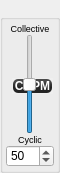
            <widget class="QGroupBox" name="ccpmPitchMixingBox">
             <property name="enabled">
              <bool>true</bool>
             </property>
             <property name="sizePolicy">
              <sizepolicy hsizetype="Fixed" vsizetype="Expanding">
               <horstretch>0</horstretch>
               <verstretch>0</verstretch>
              </sizepolicy>
             </property>
             <property name="minimumSize">
              <size>
               <width>60</width>
               <height>100</height>
              </size>
             </property>
             <property name="maximumSize">
              <size>
               <width>50</width>
               <height>600</height>
              </size>
             </property>
             <property name="font">
              <font>
               <pointsize>9</pointsize>
               <weight>75</weight>
               <bold>true</bold>
              </font>
             </property>
             <property name="styleSheet">
              <string notr="true">QGroupBox::title {
   background-color: qlineargradient(spread:reflect, x1:0.507, y1:0, x2:0.507, y2:0.772, stop:0.208955 rgba(74, 74, 74, 255), stop:0.78607 rgba(36, 36, 36, 255));
color: rgb(255, 255, 255);
border-radius: 5;
margin:1px;
 }</string>
             </property>
             <property name="title">
              <string>CCPM</string>
             </property>
             <property name="alignment">
              <set>Qt::AlignCenter</set>
             </property>
             <layout class="QVBoxLayout" name="verticalLayout_4">
              <property name="spacing">
               <number>0</number>
              </property>
              <property name="margin">
               <number>3</number>
              </property>
              <item>
               <widget class="QLabel" name="label_15">
                <property name="enabled">
                 <bool>true</bool>
                </property>
                <property name="font">
                 <font>
                  <pointsize>7</pointsize>
                 </font>
                </property>
                <property name="text">
                 <string>Collective</string>
                </property>
                <property name="scaledContents">
                 <bool>true</bool>
                </property>
                <property name="alignment">
                 <set>Qt::AlignCenter</set>
                </property>
               </widget>
              </item>
              <item>
               <layout class="QHBoxLayout" name="horizontalLayout">
                <item>
                 <widget class="QSlider" name="ccpmCollectiveSlider">
                  <property name="enabled">
                   <bool>true</bool>
                  </property>
                  <property name="sizePolicy">
                   <sizepolicy hsizetype="Preferred" vsizetype="Expanding">
                    <horstretch>0</horstretch>
                    <verstretch>0</verstretch>
                   </sizepolicy>
                  </property>
                  <property name="minimumSize">
                   <size>
                    <width>0</width>
                    <height>100</height>
                   </size>
                  </property>
                  <property name="maximum">
                   <number>100</number>
                  </property>
                  <property name="singleStep">
                   <number>5</number>
                  </property>
                  <property name="value">
                   <number>50</number>
                  </property>
                  <property name="orientation">
                   <enum>Qt::Vertical</enum>
                  </property>
                 </widget>
                </item>
               </layout>
              </item>
              <item>
               <widget class="QLabel" name="label_16">
                <property name="enabled">
                 <bool>true</bool>
                </property>
                <property name="font">
                 <font>
                  <pointsize>7</pointsize>
                 </font>
                </property>
                <property name="text">
                 <string>Cyclic</string>
                </property>
                <property name="alignment">
                 <set>Qt::AlignCenter</set>
                </property>
               </widget>
              </item>
              <item>
               <widget class="QSpinBox" name="ccpmCollectivespinBox">
                <property name="maximum">
                 <number>100</number>
                </property>
                <property name="singleStep">
                 <number>5</number>
                </property>
                <property name="value">
                 <number>50</number>
                </property>
               </widget>
              </item>
             </layout>
            </widget>
